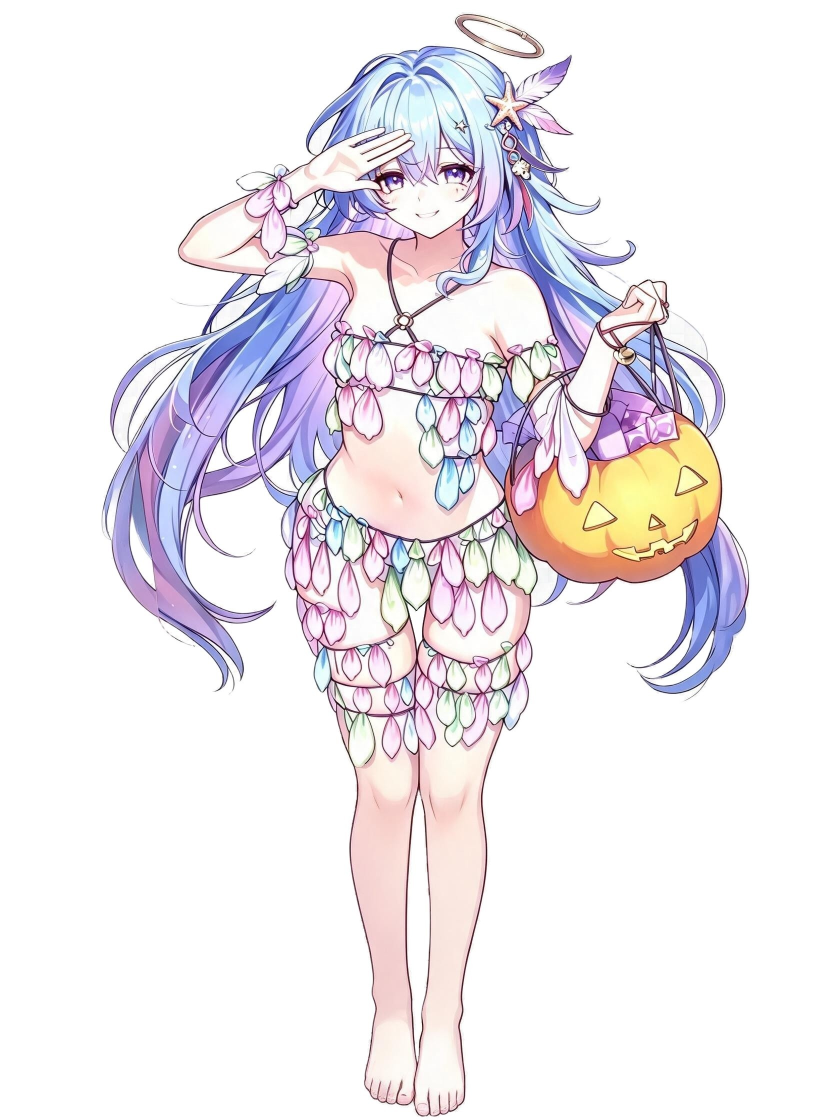
#> input picture core-ip.jpg, 1680 x 2240 px (shown at 1/2 size)
$ python make-tray-icon.py
#> lines starting #> are read from the running program, lines starting #| are printed output that depends on the picture
#!/usr/bin/env python3
"""从 core-ip.jpg 的头部裁剪生成托盘图标。

与 process-assets.mjs 解耦：因为 core-ip.jpg 是角色母版源图，永远不会
变化，所以托盘图标可以独立于动画帧流水线更新，不用每次重跑全部素材。

抠图策略：
- 不用全局"白→透明"阈值（会误抠角色内部的白色高光、裙摆、光环等），
  改用从裁剪区四角出发的 flood-fill：只有与边缘连通、颜色相近的背景
  区域才变透明，角色实体（包括内部浅色）保留，从而避免内部空洞。
- 缩放前先做 alpha 预乘（premultiply），LANCZOS 缩放后再反预乘，避免
  透明区域残留的浅色 RGB 被插值进角色边缘形成黑斑/灰斑。
- 默认按原图比例等比缩放到 32×32 画布内居中；不会为填满画布而压扁头像。
"""
import argparse
import os
import sys
from collections import deque
from PIL import Image

DEFAULT_CORE = "core-ip.jpg"
DEFAULT_OUT = os.path.join("taozi-pet", "src", "assets", "tray", "tray-icon.png")

# 默认取头部+头发核心区（横向 34%-66%、纵向 6%-30%），
# 比例接近正方形，让脸在 32×32 托盘里更完整、更撑满。
# 该默认值针对 1680×2240 的全身立绘 core-ip.jpg 调好，会从顶部裁剪出以脸
# 为中心的方形区域；其它分辨率会按比例自动重算。
DEFAULT_CROP_RATIO = (0.34, 0.06, 0.66, 0.30)


def parse_crop(value):
    parts = [int(v) for v in value.split(",")]
    if len(parts) != 4 or parts[0] >= parts[2] or parts[1] >= parts[3]:
        raise argparse.ArgumentTypeError("crop 必须是 x1,y1,x2,y2 且 x1<x2, y1<y2")
    return tuple(parts)


def default_crop(width, height):
    """基于源图尺寸返回默认头部裁剪区域（绝对像素坐标）。"""
    r = DEFAULT_CROP_RATIO
    return (
        int(width * r[0]),
        int(height * r[1]),
        int(width * r[2]),
        int(height * r[3]),
    )


def flood_fill_background(image, tol=12):
    """从图像四角 flood-fill，仅把与边缘连通的背景区域变透明。

    tol 是相邻像素的最大通道差；背景渐变通常差很小，而角色轮廓与背景
    的色差大，flood-fill 会自然停在角色边缘，不会进入角色实体内部。
    """
    if image.mode != "RGBA":
        image = image.convert("RGBA")
    px = image.load()
    w, h = image.size

    visited = [[False] * w for _ in range(h)]
    is_bg = [[False] * w for _ in range(h)]
    q = deque()

    for sx, sy in [(0, 0), (w - 1, 0), (0, h - 1), (w - 1, h - 1)]:
        if not visited[sy][sx]:
            visited[sy][sx] = True
            is_bg[sy][sx] = True
            q.append((sx, sy))

    while q:
        x, y = q.popleft()
        cr, cg, cb = px[x, y][:3]
        for dx, dy in ((1, 0), (-1, 0), (0, 1), (0, -1)):
            nx, ny = x + dx, y + dy
            if 0 <= nx < w and 0 <= ny < h and not visited[ny][nx]:
                nr, ng, nb = px[nx, ny][:3]
                if max(abs(nr - cr), abs(ng - cg), abs(nb - cb)) <= tol:
                    visited[ny][nx] = True
                    is_bg[ny][nx] = True
                    q.append((nx, ny))
                else:
                    visited[ny][nx] = True

    for y in range(h):
        for x in range(w):
            if is_bg[y][x]:
                px[x, y] = (px[x, y][0], px[x, y][1], px[x, y][2], 0)
    return image


def premultiply_alpha(image):
    """RGBA 预乘：R' = R*A/255 等。透明像素 RGB 强制为 0，避免插值污染。"""
    pixels = image.load()
    w, h = image.size
    for y in range(h):
        for x in range(w):
            r, g, b, a = pixels[x, y]
            pixels[x, y] = (r * a // 255, g * a // 255, b * a // 255, a)
    return image


def unpremultiply_alpha(image):
    """RGBA 反预乘：R = R' * 255 / A。A=0 保持 RGB=0。"""
    pixels = image.load()
    w, h = image.size
    for y in range(h):
        for x in range(w):
            r, g, b, a = pixels[x, y]
            if a == 0:
                pixels[x, y] = (0, 0, 0, 0)
            elif a != 255:
                pixels[x, y] = (
                    min(255, r * 255 // a),
                    min(255, g * 255 // a),
                    min(255, b * 255 // a),
                    a,
                )
    return image


def main():
    parser = argparse.ArgumentParser(description=__doc__)
    parser.add_argument("--core", default=DEFAULT_CORE, help="源图路径（默认 core-ip.jpg）")
    parser.add_argument("--out", default=DEFAULT_OUT, help=f"输出路径（默认 {DEFAULT_OUT}）")
    parser.add_argument("--crop", type=parse_crop, help="覆盖默认裁剪区域：x1,y1,x2,y2（原图坐标）")
    parser.add_argument("--size", type=int, default=32, help="输出画布边长（默认 32）")
    parser.add_argument(
        "--inner", type=int, default=None,
        help="内容最大边长（默认等于 --size）。内容按原比例等比缩放，居中放置",
    )
    parser.add_argument("--bg-tol", type=int, default=12, help="flood-fill 背景容差（默认 12）")
    args = parser.parse_args()

    if not os.path.exists(args.core):
        print(f"ERROR: 源图不存在: {args.core}", file=sys.stderr)
        return 1

    inner = args.inner if args.inner is not None else args.size
    if inner > args.size:
        print(f"ERROR: --inner({inner}) 不能大于 --size({args.size})", file=sys.stderr)
        return 1

    src = Image.open(args.core).convert("RGBA")
    w, h = src.size
#> w = 1680; h = 2240
    crop = args.crop or default_crop(w, h)
#> crop = (571, 134, 1108, 672)
    print(f"源图: {args.core} {src.size}")
#| 源图: core-ip.jpg (1680, 2240)
    print(f"裁剪: x={crop[0]}..{crop[2]}  y={crop[1]}..{crop[3]}  ({crop[2]-crop[0]}x{crop[3]-crop[1]})")
#| 裁剪: x=571..1108  y=134..672  (537x538)

    # 1) 裁出头部工作区
    head = src.crop(crop)
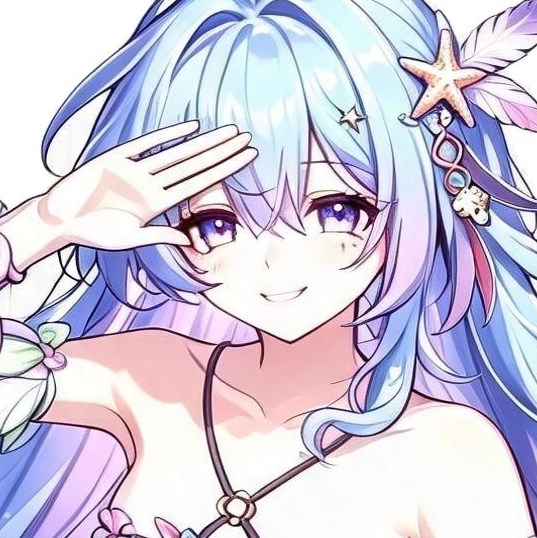
#> head: PIL image 537x538 RGBA; mean R, G, B, A 206.8, 201, 219.3, 255
    # 2) flood-fill 只去外背景（保留角色内部浅色，避免空洞）
    head = flood_fill_background(head, tol=args.bg_tol)
#> the loop in flood_fill_background, `while q:` made 19339 passes
#> (cr, cg, cb) on passes 1 to 3: (255, 255, 255), (167, 145, 217), (176, 198, 245)
#> after the loop in flood_fill_background, `while q:`: is_bg = 538 items
    # 3) alpha 预乘（防缩放黑斑）
    head = premultiply_alpha(head)
    # 4) 等比缩放到 inner×inner 区域内
    head.thumbnail((inner, inner), Image.LANCZOS)
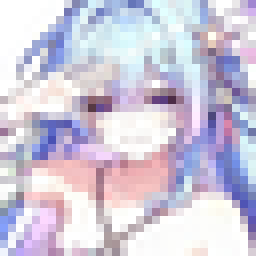
#> head: PIL image 32x32 RGBA (shown 8 times larger); mean R, G, B, A 195.3, 189.7, 209, 237.8; transparent parts drawn white
    # 5) 反预乘恢复 RGB
    head = unpremultiply_alpha(head)
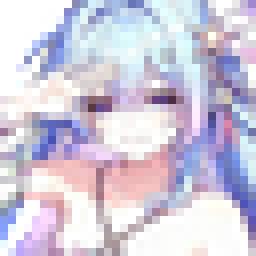
#> head: PIL image 32x32 RGBA (shown 8 times larger); mean R, G, B, A 199.2, 194, 212.3, 237.8; transparent parts drawn white

    canvas = Image.new("RGBA", (args.size, args.size), (0, 0, 0, 0))
#> canvas: PIL image 32x32 RGBA; every value is 0
    offset = ((args.size - head.width) // 2, (args.size - head.height) // 2)
#> offset = (0, 0)
    canvas.paste(head, offset, head)

    os.makedirs(os.path.dirname(args.out) or ".", exist_ok=True)
    canvas.save(args.out, "PNG", optimize=True)
    size_bytes = os.path.getsize(args.out)
    print(f"输出: {args.out}  {canvas.size} RGBA  内容{head.size}  边距{offset}  {size_bytes} bytes")
#| 输出: taozi-pet/src/assets/tray/tray-icon.png  (32, 32) RGBA  内容(32, 32)  边距(0, 0)  3160 bytes
    return 0


if __name__ == "__main__":
    sys.exit(main())
#> (the program exits here)
